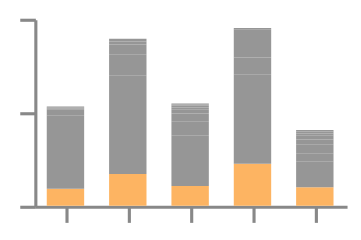

Notebook cell for this chart:
### Code cell
tiny

### Figure 1 — Vega-Lite specification as saved in the notebook (floating-point values rounded to 4 significant figures)
{"config": {"view": {"continuousWidth": 400, "continuousHeight": 300, "strokeWidth": 0}}, "data": {"name": "data-073e8304a929999a29d1ddc1506a0187"}, "mark": {"type": "bar", "size": 12}, "encoding": {"color": {"type": "nominal", "field": "Museum Type", "legend": null, "scale": {"domain": ["GENERAL MUSEUM", "HISTORIC PRESERVATION", "HISTORY MUSEUM", "ART MUSEUM", "ARBORETUM, BOTANICAL GARDEN, OR NATURE CENTER", "CHILDREN'S MUSEUM", "SCIENCE & TECHNOLOGY MUSEUM OR PLANETARIUM", "ZOO, AQUARIUM, OR WILDLIFE CONSERVATION", "NATURAL HISTORY MUSEUM"], "range": ["#fdb462", "#969696", "#969696", "#969696", "#969696", "#969696", "#969696", "#969696", "#969696"]}, "sort": ["GENERAL MUSEUM", "HISTORIC PRESERVATION", "HISTORY MUSEUM", "ART MUSEUM", "ARBORETUM, BOTANICAL GARDEN, OR NATURE CENTER", "CHILDREN'S MUSEUM", "SCIENCE & TECHNOLOGY MUSEUM OR PLANETARIUM", "ZOO, AQUARIUM, OR WILDLIFE CONSERVATION", "NATURAL HISTORY MUSEUM"]}, "order": {"type": "quantitative", "field": "color_Museum Type_sort_index"}, "x": {"type": "nominal", "axis": {"labels": false, "title": ""}, "field": "Revenue", "sort": ["0-15000", "15000-105000", "105000-275000", "275000-495000", "495000-3375000"]}, "y": {"type": "quantitative", "axis": {"grid": false, "labels": false, "title": ""}, "field": "Number of Museums"}}, "height": 60, "width": 100, "$schema": "https://vega.github.io/schema/vega-lite/v4.8.1.json", "datasets": {"data-073e8304a929999a29d1ddc1506a0187": [{"Museum Type": "HISTORY MUSEUM", "Number of Museums": 54.5, "Revenue": "0-15000"}, {"Museum Type": "ARBORETUM, BOTANICAL GARDEN, OR NATURE CENTER", "Number of Museums": 11.0, "Revenue": "0-15000"}, {"Museum Type": "SCIENCE & TECHNOLOGY MUSEUM OR PLANETARIUM", "Number of Museums": 7.5, "Revenue": "0-15000"}, {"Museum Type": "GENERAL MUSEUM", "Number of Museums": 90.5, "Revenue": "0-15000"}, {"Museum Type": "HISTORIC PRESERVATION", "Number of Museums": 336.0, "Revenue": "0-15000"}, {"Museum Type": "ZOO, AQUARIUM, OR WILDLIFE CONSERVATION", "Number of Museums": 5.0, "Revenue": "0-15000"}, {"Museum Type": "ART MUSEUM", "Number of Museums": 19.5, "Revenue": "0-15000"}, {"Museum Type": "CHILDREN'S MUSEUM", "Number of Museums": 1.5, "Revenue": "0-15000"}, {"Museum Type": "NATURAL HISTORY MUSEUM", "Number of Museums": 4.5, "Revenue": "0-15000"}, {"Museum Type": "HISTORY MUSEUM", "Number of Museums": 110.0, "Revenue": "15000-105000"}, {"Museum Type": "ARBORETUM, BOTANICAL GARDEN, OR NATURE CENTER", "Number of Museums": 18.5, "Revenue": "15000-105000"}, {"Museum Type": "SCIENCE & TECHNOLOGY MUSEUM OR PLANETARIUM", "Number of Museums": 8.875, "Revenue": "15000-105000"}, {"Museum Type": "GENERAL MUSEUM", "Number of Museums": 169.1, "Revenue": "15000-105000"}, {"Museum Type": "HISTORIC PRESERVATION", "Number of Museums": 527.9, "Revenue": "15000-105000"}, {"Museum Type": "ZOO, AQUARIUM, OR WILDLIFE CONSERVATION", "Number of Museums": 7.75, "Revenue": "15000-105000"}, {"Museum Type": "ART MUSEUM", "Number of Museums": 36.0, "Revenue": "15000-105000"}, {"Museum Type": "CHILDREN'S MUSEUM", "Number of Museums": 8.125, "Revenue": "15000-105000"}, {"Museum Type": "NATURAL HISTORY MUSEUM", "Number of Museums": 6.25, "Revenue": "15000-105000"}, {"Museum Type": "HISTORY MUSEUM", "Number of Museums": 75.25, "Revenue": "105000-275000"}, {"Museum Type": "ARBORETUM, BOTANICAL GARDEN, OR NATURE CENTER", "Number of Museums": 19.5, "Revenue": "105000-275000"}, {"Museum Type": "SCIENCE & TECHNOLOGY MUSEUM OR PLANETARIUM", "Number of Museums": 10.5, "Revenue": "105000-275000"}, {"Museum Type": "GENERAL MUSEUM", "Number of Museums": 105.2, "Revenue": "105000-275000"}, {"Museum Type": "HISTORIC PRESERVATION", "Number of Museums": 269.0, "Revenue": "105000-275000"}, {"Museum Type": "ZOO, AQUARIUM, OR WILDLIFE CONSERVATION", "Number of Museums": 5.25, "Revenue": "105000-275000"}, {"Museum Type": "ART MUSEUM", "Number of Museums": 43.75, "Revenue": "105000-275000"}, {"Museum Type": "CHILDREN'S MUSEUM", "Number of Museums": 12.75, "Revenue": "105000-275000"}, {"Museum Type": "NATURAL HISTORY MUSEUM", "Number of Museums": 5.75, "Revenue": "105000-275000"}, {"Museum Type": "HISTORY MUSEUM", "Number of Museums": 124.0, "Revenue": "275000-495000"}, {"Museum Type": "ARBORETUM, BOTANICAL GARDEN, OR NATURE CENTER", "Number of Museums": 51.0, "Revenue": "275000-495000"}, {"Museum Type": "SCIENCE & TECHNOLOGY MUSEUM OR PLANETARIUM", "Number of Museums": 31.0, "Revenue": "275000-495000"}, {"Museum Type": "GENERAL MUSEUM", "Number of Museums": 225.0, "Revenue": "275000-495000"}, {"Museum Type": "HISTORIC PRESERVATION", "Number of Museums": 351.0, "Revenue": "275000-495000"}, {"Museum Type": "ZOO, AQUARIUM, OR WILDLIFE CONSERVATION", "Number of Museums": 18.0, "Revenue": "275000-495000"}, {"Museum Type": "ART MUSEUM", "Number of Museums": 93.0, "Revenue": "275000-495000"}, {"Museum Type": "CHILDREN'S MUSEUM", "Number of Museums": 48.0, "Revenue": "275000-495000"}, {"Museum Type": "NATURAL HISTORY MUSEUM", "Number of Museums": 9.0, "Revenue": "275000-495000"}, {"Museum Type": "HISTORY MUSEUM", "Number of Museums": 42.61, "Revenue": "495000-3375000"}, {"Museum Type": "ARBORETUM, BOTANICAL GARDEN, OR NATURE CENTER", "Number of Museums": 25.55, "Revenue": "495000-3375000"}, {"Museum Type": "SCIENCE & TECHNOLOGY MUSEUM OR PLANETARIUM", "Number of Museums": 12.02, "Revenue": "495000-3375000"}, {"Museum Type": "GENERAL MUSEUM", "Number of Museums": 99.09, "Revenue": "495000-3375000"}, {"Museum Type": "HISTORIC PRESERVATION", "Number of Museums": 136.6, "Revenue": "495000-3375000"}, {"Museum Type": "ZOO, AQUARIUM, OR WILDLIFE CONSERVATION", "Number of Museums": 10.98, "Revenue": "495000-3375000"}, {"Museum Type": "ART MUSEUM", "Number of Museums": 50.17, "Revenue": "495000-3375000"}, {"Museum Type": "CHILDREN'S MUSEUM", "Number of Museums": 19.68, "Revenue": "495000-3375000"}, {"Museum Type": "NATURAL HISTORY MUSEUM", "Number of Museums": 8.438, "Revenue": "495000-3375000"}]}}
